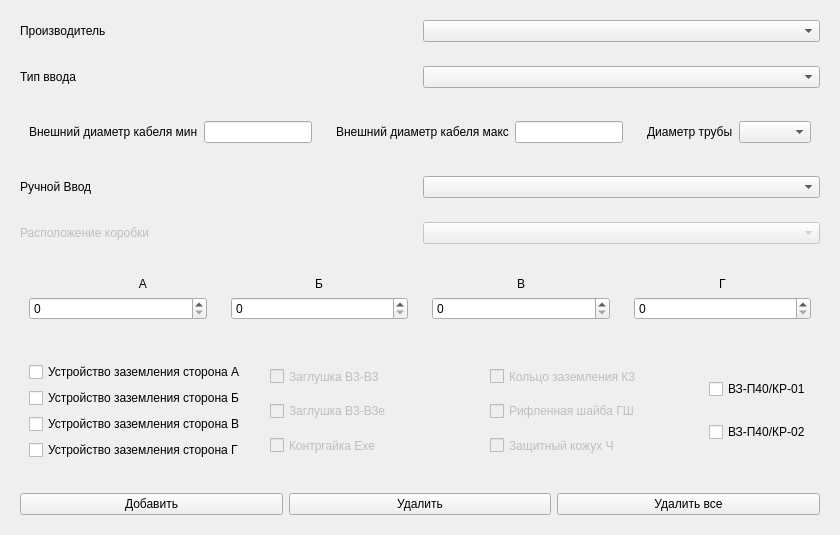
            <widget class="QWidget" name="inputsPage">
             <property name="sizePolicy">
              <sizepolicy hsizetype="Expanding" vsizetype="Expanding">
               <horstretch>0</horstretch>
               <verstretch>0</verstretch>
              </sizepolicy>
             </property>
             <property name="maximumSize">
              <size>
               <width>1000</width>
               <height>1000</height>
              </size>
             </property>
             <layout class="QVBoxLayout" name="verticalLayout_15">
              <item>
               <widget class="QWidget" name="manufacturerInputsWidget" native="true">
                <property name="sizePolicy">
                 <sizepolicy hsizetype="Expanding" vsizetype="Expanding">
                  <horstretch>0</horstretch>
                  <verstretch>0</verstretch>
                 </sizepolicy>
                </property>
                <layout class="QHBoxLayout" name="horizontalLayout_20">
                 <item>
                  <widget class="QLabel" name="manufacturerInputsLabel">
                   <property name="sizePolicy">
                    <sizepolicy hsizetype="Expanding" vsizetype="Expanding">
                     <horstretch>0</horstretch>
                     <verstretch>0</verstretch>
                    </sizepolicy>
                   </property>
                   <property name="minimumSize">
                    <size>
                     <width>300</width>
                     <height>0</height>
                    </size>
                   </property>
                   <property name="text">
                    <string>Производитель</string>
                   </property>
                  </widget>
                 </item>
                 <item>
                  <widget class="QComboBox" name="manufacturerInputsComboBox">
                   <property name="sizePolicy">
                    <sizepolicy hsizetype="MinimumExpanding" vsizetype="Fixed">
                     <horstretch>0</horstretch>
                     <verstretch>0</verstretch>
                    </sizepolicy>
                   </property>
                  </widget>
                 </item>
                </layout>
               </widget>
              </item>
              <item>
               <widget class="QWidget" name="inputtypeWidget" native="true">
                <property name="sizePolicy">
                 <sizepolicy hsizetype="Expanding" vsizetype="Expanding">
                  <horstretch>0</horstretch>
                  <verstretch>0</verstretch>
                 </sizepolicy>
                </property>
                <layout class="QHBoxLayout" name="horizontalLayout_21">
                 <item>
                  <widget class="QLabel" name="inputtypeLabel">
                   <property name="sizePolicy">
                    <sizepolicy hsizetype="Expanding" vsizetype="Expanding">
                     <horstretch>0</horstretch>
                     <verstretch>0</verstretch>
                    </sizepolicy>
                   </property>
                   <property name="minimumSize">
                    <size>
                     <width>300</width>
                     <height>0</height>
                    </size>
                   </property>
                   <property name="text">
                    <string>Тип ввода</string>
                   </property>
                  </widget>
                 </item>
                 <item>
                  <widget class="QComboBox" name="inputtypeComboBox">
                   <property name="sizePolicy">
                    <sizepolicy hsizetype="Expanding" vsizetype="Fixed">
                     <horstretch>0</horstretch>
                     <verstretch>0</verstretch>
                    </sizepolicy>
                   </property>
                  </widget>
                 </item>
                </layout>
               </widget>
              </item>
              <item>
               <widget class="QWidget" name="cableouterdiametrWidget" native="true">
                <property name="sizePolicy">
                 <sizepolicy hsizetype="Expanding" vsizetype="Expanding">
                  <horstretch>0</horstretch>
                  <verstretch>0</verstretch>
                 </sizepolicy>
                </property>
                <layout class="QHBoxLayout" name="horizontalLayout_6">
                 <item>
                  <widget class="QWidget" name="cableminoutWidget" native="true">
                   <property name="sizePolicy">
                    <sizepolicy hsizetype="Expanding" vsizetype="Expanding">
                     <horstretch>0</horstretch>
                     <verstretch>0</verstretch>
                    </sizepolicy>
                   </property>
                   <property name="minimumSize">
                    <size>
                     <width>0</width>
                     <height>0</height>
                    </size>
                   </property>
                   <property name="maximumSize">
                    <size>
                     <width>500</width>
                     <height>16777215</height>
                    </size>
                   </property>
                   <layout class="QHBoxLayout" name="horizontalLayout_5">
                    <item>
                     <widget class="QLabel" name="cableminoutLabel">
                      <property name="sizePolicy">
                       <sizepolicy hsizetype="Expanding" vsizetype="Expanding">
                        <horstretch>0</horstretch>
                        <verstretch>0</verstretch>
                       </sizepolicy>
                      </property>
                      <property name="minimumSize">
                       <size>
                        <width>0</width>
                        <height>0</height>
                       </size>
                      </property>
                      <property name="text">
                       <string>Внешний диаметр кабеля мин</string>
                      </property>
                     </widget>
                    </item>
                    <item>
                     <widget class="QLineEdit" name="cableminoutLineEdit"/>
                    </item>
                   </layout>
                  </widget>
                 </item>
                 <item>
                  <widget class="QWidget" name="cablemaxoutWidget" native="true">
                   <property name="sizePolicy">
                    <sizepolicy hsizetype="Expanding" vsizetype="Expanding">
                     <horstretch>0</horstretch>
                     <verstretch>0</verstretch>
                    </sizepolicy>
                   </property>
                   <layout class="QHBoxLayout" name="horizontalLayout_4">
                    <item>
                     <widget class="QLabel" name="cablemaxoutLabel">
                      <property name="sizePolicy">
                       <sizepolicy hsizetype="Expanding" vsizetype="Expanding">
                        <horstretch>0</horstretch>
                        <verstretch>0</verstretch>
                       </sizepolicy>
                      </property>
                      <property name="text">
                       <string>Внешний диаметр кабеля макс</string>
                      </property>
                     </widget>
                    </item>
                    <item>
                     <widget class="QLineEdit" name="cablemaxoutLineEdit"/>
                    </item>
                   </layout>
                  </widget>
                 </item>
                 <item>
                  <widget class="QWidget" name="tupeandmetalhoseWidget" native="true">
                   <property name="enabled">
                    <bool>true</bool>
                   </property>
                   <property name="minimumSize">
                    <size>
                     <width>0</width>
                     <height>0</height>
                    </size>
                   </property>
                   <property name="maximumSize">
                    <size>
                     <width>1666666</width>
                     <height>1666666</height>
                    </size>
                   </property>
                   <layout class="QHBoxLayout" name="horizontalLayout_7">
                    <item>
                     <widget class="QLabel" name="tupeandmetalhoseLabel">
                      <property name="sizePolicy">
                       <sizepolicy hsizetype="MinimumExpanding" vsizetype="Expanding">
                        <horstretch>0</horstretch>
                        <verstretch>0</verstretch>
                       </sizepolicy>
                      </property>
                      <property name="text">
                       <string>Диаметр трубы</string>
                      </property>
                     </widget>
                    </item>
                    <item>
                     <widget class="QComboBox" name="tupeandmetalhoseComboBox">
                      <property name="sizePolicy">
                       <sizepolicy hsizetype="Expanding" vsizetype="Expanding">
                        <horstretch>0</horstretch>
                        <verstretch>0</verstretch>
                       </sizepolicy>
                      </property>
                     </widget>
                    </item>
                   </layout>
                  </widget>
                 </item>
                </layout>
               </widget>
              </item>
              <item>
               <widget class="QWidget" name="handwrite_inputspage" native="true">
                <property name="sizePolicy">
                 <sizepolicy hsizetype="Expanding" vsizetype="Expanding">
                  <horstretch>0</horstretch>
                  <verstretch>0</verstretch>
                 </sizepolicy>
                </property>
                <layout class="QHBoxLayout" name="horizontalLayout_8">
                 <item>
                  <widget class="QLabel" name="handwrite_inputspageLabel">
                   <property name="sizePolicy">
                    <sizepolicy hsizetype="Expanding" vsizetype="Minimum">
                     <horstretch>0</horstretch>
                     <verstretch>0</verstretch>
                    </sizepolicy>
                   </property>
                   <property name="text">
                    <string>Ручной Ввод</string>
                   </property>
                  </widget>
                 </item>
                 <item>
                  <widget class="QComboBox" name="handwrite_inputspageComboBox">
                   <property name="sizePolicy">
                    <sizepolicy hsizetype="Expanding" vsizetype="Fixed">
                     <horstretch>0</horstretch>
                     <verstretch>0</verstretch>
                    </sizepolicy>
                   </property>
                  </widget>
                 </item>
                </layout>
               </widget>
              </item>
              <item>
               <widget class="QWidget" name="boxlocationWidget" native="true">
                <property name="enabled">
                 <bool>false</bool>
                </property>
                <property name="sizePolicy">
                 <sizepolicy hsizetype="Expanding" vsizetype="Expanding">
                  <horstretch>0</horstretch>
                  <verstretch>0</verstretch>
                 </sizepolicy>
                </property>
                <layout class="QHBoxLayout" name="horizontalLayout_23">
                 <item>
                  <widget class="QLabel" name="boxlocationLabel">
                   <property name="sizePolicy">
                    <sizepolicy hsizetype="Expanding" vsizetype="Preferred">
                     <horstretch>0</horstretch>
                     <verstretch>0</verstretch>
                    </sizepolicy>
                   </property>
                   <property name="minimumSize">
                    <size>
                     <width>300</width>
                     <height>0</height>
                    </size>
                   </property>
                   <property name="text">
                    <string>Расположение коробки</string>
                   </property>
                  </widget>
                 </item>
                 <item>
                  <widget class="QComboBox" name="boxlocationComboBox">
                   <property name="sizePolicy">
                    <sizepolicy hsizetype="Expanding" vsizetype="Fixed">
                     <horstretch>0</horstretch>
                     <verstretch>0</verstretch>
                    </sizepolicy>
                   </property>
                  </widget>
                 </item>
                </layout>
               </widget>
              </item>
              <item>
               <widget class="QWidget" name="siteforinstalWidget" native="true">
                <property name="sizePolicy">
                 <sizepolicy hsizetype="Minimum" vsizetype="Minimum">
                  <horstretch>0</horstretch>
                  <verstretch>0</verstretch>
                 </sizepolicy>
                </property>
                <layout class="QHBoxLayout" name="horizontalLayout_9">
                 <item>
                  <widget class="QWidget" name="siteAWidget" native="true">
                   <property name="sizePolicy">
                    <sizepolicy hsizetype="Expanding" vsizetype="Expanding">
                     <horstretch>0</horstretch>
                     <verstretch>0</verstretch>
                    </sizepolicy>
                   </property>
                   <layout class="QVBoxLayout" name="verticalLayout_7">
                    <item>
                     <widget class="QLabel" name="siteALabel">
                      <property name="sizePolicy">
                       <sizepolicy hsizetype="Expanding" vsizetype="Expanding">
                        <horstretch>0</horstretch>
                        <verstretch>0</verstretch>
                       </sizepolicy>
                      </property>
                      <property name="layoutDirection">
                       <enum>Qt::RightToLeft</enum>
                      </property>
                      <property name="text">
                       <string>                                 А</string>
                      </property>
                     </widget>
                    </item>
                    <item>
                     <widget class="QSpinBox" name="siteASpinBox">
                      <property name="sizePolicy">
                       <sizepolicy hsizetype="Minimum" vsizetype="Minimum">
                        <horstretch>0</horstretch>
                        <verstretch>0</verstretch>
                       </sizepolicy>
                      </property>
                     </widget>
                    </item>
                   </layout>
                  </widget>
                 </item>
                 <item>
                  <widget class="QWidget" name="siteBWidget" native="true">
                   <property name="sizePolicy">
                    <sizepolicy hsizetype="Expanding" vsizetype="Expanding">
                     <horstretch>0</horstretch>
                     <verstretch>0</verstretch>
                    </sizepolicy>
                   </property>
                   <layout class="QVBoxLayout" name="verticalLayout_17">
                    <item alignment="Qt::AlignHCenter">
                     <widget class="QLabel" name="siteBLabel">
                      <property name="sizePolicy">
                       <sizepolicy hsizetype="Expanding" vsizetype="Expanding">
                        <horstretch>0</horstretch>
                        <verstretch>0</verstretch>
                       </sizepolicy>
                      </property>
                      <property name="text">
                       <string>Б</string>
                      </property>
                     </widget>
                    </item>
                    <item>
                     <widget class="QSpinBox" name="siteBSpinBox">
                      <property name="sizePolicy">
                       <sizepolicy hsizetype="Minimum" vsizetype="Minimum">
                        <horstretch>0</horstretch>
                        <verstretch>0</verstretch>
                       </sizepolicy>
                      </property>
                     </widget>
                    </item>
                   </layout>
                  </widget>
                 </item>
                 <item>
                  <widget class="QWidget" name="siteVWidget" native="true">
                   <property name="sizePolicy">
                    <sizepolicy hsizetype="Expanding" vsizetype="Expanding">
                     <horstretch>0</horstretch>
                     <verstretch>0</verstretch>
                    </sizepolicy>
                   </property>
                   <layout class="QVBoxLayout" name="verticalLayout_18">
                    <item alignment="Qt::AlignHCenter">
                     <widget class="QLabel" name="siteVLabel">
                      <property name="sizePolicy">
                       <sizepolicy hsizetype="Expanding" vsizetype="Expanding">
                        <horstretch>0</horstretch>
                        <verstretch>0</verstretch>
                       </sizepolicy>
                      </property>
                      <property name="text">
                       <string>В</string>
                      </property>
                     </widget>
                    </item>
                    <item>
                     <widget class="QSpinBox" name="siteVSpinBox">
                      <property name="sizePolicy">
                       <sizepolicy hsizetype="Minimum" vsizetype="Minimum">
                        <horstretch>0</horstretch>
                        <verstretch>0</verstretch>
                       </sizepolicy>
                      </property>
                     </widget>
                    </item>
                   </layout>
                  </widget>
                 </item>
                 <item>
                  <widget class="QWidget" name="siteGWidget" native="true">
                   <property name="sizePolicy">
                    <sizepolicy hsizetype="Expanding" vsizetype="Expanding">
                     <horstretch>0</horstretch>
                     <verstretch>0</verstretch>
                    </sizepolicy>
                   </property>
                   <layout class="QVBoxLayout" name="verticalLayout_19">
                    <item alignment="Qt::AlignHCenter">
                     <widget class="QLabel" name="siteGLabel">
                      <property name="sizePolicy">
                       <sizepolicy hsizetype="Expanding" vsizetype="Expanding">
                        <horstretch>0</horstretch>
                        <verstretch>0</verstretch>
                       </sizepolicy>
                      </property>
                      <property name="text">
                       <string>Г</string>
                      </property>
                     </widget>
                    </item>
                    <item>
                     <widget class="QSpinBox" name="siteGSpinBox">
                      <property name="sizePolicy">
                       <sizepolicy hsizetype="Minimum" vsizetype="Minimum">
                        <horstretch>0</horstretch>
                        <verstretch>0</verstretch>
                       </sizepolicy>
                      </property>
                     </widget>
                    </item>
                   </layout>
                  </widget>
                 </item>
                </layout>
               </widget>
              </item>
              <item>
               <widget class="QWidget" name="additionalcomponentWidget" native="true">
                <property name="sizePolicy">
                 <sizepolicy hsizetype="Expanding" vsizetype="Expanding">
                  <horstretch>0</horstretch>
                  <verstretch>0</verstretch>
                 </sizepolicy>
                </property>
                <layout class="QHBoxLayout" name="horizontalLayout_27">
                 <item>
                  <widget class="QWidget" name="additionalcomponentWidget1" native="true">
                   <property name="sizePolicy">
                    <sizepolicy hsizetype="Expanding" vsizetype="Expanding">
                     <horstretch>0</horstretch>
                     <verstretch>0</verstretch>
                    </sizepolicy>
                   </property>
                   <layout class="QVBoxLayout" name="verticalLayout_23">
                    <item>
                     <widget class="QCheckBox" name="ground_equipment_A">
                      <property name="text">
                       <string>Устройство заземления сторона А</string>
                      </property>
                      <property name="checked">
                       <bool>false</bool>
                      </property>
                     </widget>
                    </item>
                    <item>
                     <widget class="QCheckBox" name="ground_equipment_B">
                      <property name="text">
                       <string>Устройство заземления сторона Б</string>
                      </property>
                     </widget>
                    </item>
                    <item>
                     <widget class="QCheckBox" name="ground_equipment_V">
                      <property name="text">
                       <string>Устройство заземления сторона В</string>
                      </property>
                     </widget>
                    </item>
                    <item>
                     <widget class="QCheckBox" name="ground_equipment_G">
                      <property name="text">
                       <string>Устройство заземления сторона Г</string>
                      </property>
                     </widget>
                    </item>
                   </layout>
                  </widget>
                 </item>
                 <item>
                  <widget class="QWidget" name="additionalcomponentWidget2" native="true">
                   <property name="sizePolicy">
                    <sizepolicy hsizetype="Expanding" vsizetype="Expanding">
                     <horstretch>0</horstretch>
                     <verstretch>0</verstretch>
                    </sizepolicy>
                   </property>
                   <layout class="QVBoxLayout" name="verticalLayout_22">
                    <item>
                     <widget class="QCheckBox" name="V3V3">
                      <property name="enabled">
                       <bool>false</bool>
                      </property>
                      <property name="sizePolicy">
                       <sizepolicy hsizetype="Expanding" vsizetype="Expanding">
                        <horstretch>0</horstretch>
                        <verstretch>0</verstretch>
                       </sizepolicy>
                      </property>
                      <property name="text">
                       <string>Заглушка В3-В3</string>
                      </property>
                     </widget>
                    </item>
                    <item>
                     <widget class="QCheckBox" name="V3V3e">
                      <property name="enabled">
                       <bool>false</bool>
                      </property>
                      <property name="sizePolicy">
                       <sizepolicy hsizetype="Expanding" vsizetype="Expanding">
                        <horstretch>0</horstretch>
                        <verstretch>0</verstretch>
                       </sizepolicy>
                      </property>
                      <property name="text">
                       <string>Заглушка В3-В3е</string>
                      </property>
                     </widget>
                    </item>
                    <item>
                     <widget class="QCheckBox" name="kontrgaika">
                      <property name="enabled">
                       <bool>false</bool>
                      </property>
                      <property name="sizePolicy">
                       <sizepolicy hsizetype="Expanding" vsizetype="Expanding">
                        <horstretch>0</horstretch>
                        <verstretch>0</verstretch>
                       </sizepolicy>
                      </property>
                      <property name="text">
                       <string>Контргайка Exe</string>
                      </property>
                     </widget>
                    </item>
                   </layout>
                  </widget>
                 </item>
                 <item>
                  <widget class="QWidget" name="additionalcomponentWidget3" native="true">
                   <property name="sizePolicy">
                    <sizepolicy hsizetype="Expanding" vsizetype="Expanding">
                     <horstretch>0</horstretch>
                     <verstretch>0</verstretch>
                    </sizepolicy>
                   </property>
                   <layout class="QVBoxLayout" name="verticalLayout_21">
                    <item>
                     <widget class="QCheckBox" name="K3">
                      <property name="enabled">
                       <bool>false</bool>
                      </property>
                      <property name="sizePolicy">
                       <sizepolicy hsizetype="Expanding" vsizetype="Expanding">
                        <horstretch>0</horstretch>
                        <verstretch>0</verstretch>
                       </sizepolicy>
                      </property>
                      <property name="text">
                       <string>Кольцо заземления К3</string>
                      </property>
                     </widget>
                    </item>
                    <item>
                     <widget class="QCheckBox" name="GSH">
                      <property name="enabled">
                       <bool>false</bool>
                      </property>
                      <property name="sizePolicy">
                       <sizepolicy hsizetype="Expanding" vsizetype="Expanding">
                        <horstretch>0</horstretch>
                        <verstretch>0</verstretch>
                       </sizepolicy>
                      </property>
                      <property name="text">
                       <string>Рифленная шайба ГШ</string>
                      </property>
                     </widget>
                    </item>
                    <item>
                     <widget class="QCheckBox" name="CH">
                      <property name="enabled">
                       <bool>false</bool>
                      </property>
                      <property name="sizePolicy">
                       <sizepolicy hsizetype="Expanding" vsizetype="Expanding">
                        <horstretch>0</horstretch>
                        <verstretch>0</verstretch>
                       </sizepolicy>
                      </property>
                      <property name="text">
                       <string>Защитный кожух Ч</string>
                      </property>
                     </widget>
                    </item>
                   </layout>
                  </widget>
                 </item>
                 <item>
                  <widget class="QWidget" name="VZP40KR_QWidget" native="true">
                   <layout class="QVBoxLayout" name="verticalLayout_9">
                    <item>
                     <widget class="QCheckBox" name="VZP40KR01_QCheckBox">
                      <property name="text">
                       <string>ВЗ-П40/КР-01</string>
                      </property>
                     </widget>
                    </item>
                    <item>
                     <widget class="QCheckBox" name="VZP40KR02_QCheckBox">
                      <property name="text">
                       <string>ВЗ-П40/КР-02</string>
                      </property>
                     </widget>
                    </item>
                   </layout>
                  </widget>
                 </item>
                </layout>
               </widget>
              </item>
              <item>
               <widget class="QWidget" name="adddeletebuttonWidget" native="true">
                <property name="sizePolicy">
                 <sizepolicy hsizetype="Expanding" vsizetype="Expanding">
                  <horstretch>0</horstretch>
                  <verstretch>0</verstretch>
                 </sizepolicy>
                </property>
                <layout class="QHBoxLayout" name="horizontalLayout_28">
                 <item>
                  <widget class="QPushButton" name="addButton">
                   <property name="sizePolicy">
                    <sizepolicy hsizetype="Expanding" vsizetype="Expanding">
                     <horstretch>0</horstretch>
                     <verstretch>0</verstretch>
                    </sizepolicy>
                   </property>
                   <property name="text">
                    <string>Добавить</string>
                   </property>
                  </widget>
                 </item>
                 <item>
                  <widget class="QPushButton" name="deletelastButton">
                   <property name="sizePolicy">
                    <sizepolicy hsizetype="Expanding" vsizetype="Expanding">
                     <horstretch>0</horstretch>
                     <verstretch>0</verstretch>
                    </sizepolicy>
                   </property>
                   <property name="text">
                    <string>Удалить</string>
                   </property>
                  </widget>
                 </item>
                 <item>
                  <widget class="QPushButton" name="deleteallButton">
                   <property name="sizePolicy">
                    <sizepolicy hsizetype="Expanding" vsizetype="Expanding">
                     <horstretch>0</horstretch>
                     <verstretch>0</verstretch>
                    </sizepolicy>
                   </property>
                   <property name="text">
                    <string>Удалить все</string>
                   </property>
                  </widget>
                 </item>
                </layout>
               </widget>
              </item>
             </layout>
            </widget>
